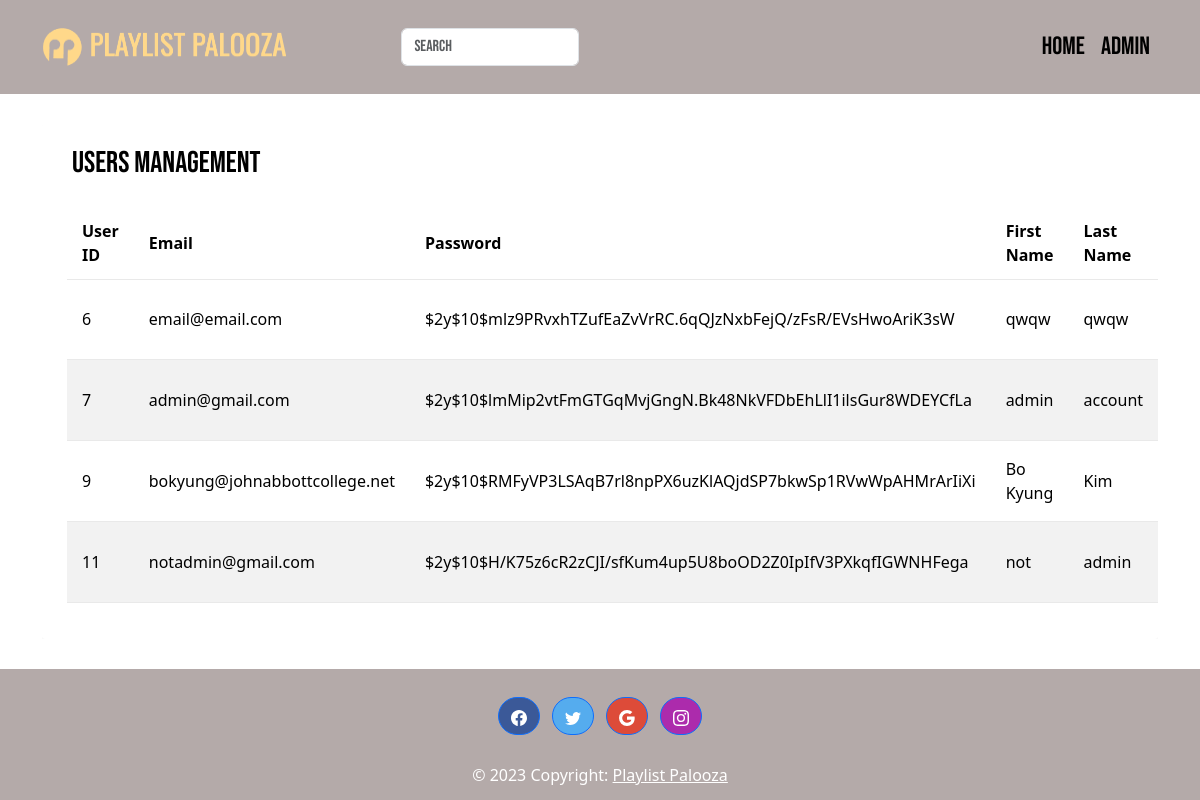
Screenshot of /PlaylistPalooza/usersPanel.php with the database file from the repository.
### tables this page shows
CREATE TABLE `users` (
  `userId` int(255) NOT NULL,
  `password` varchar(100) NOT NULL,
  `firstName` varchar(30) NOT NULL,
  `lastName` varchar(30) NOT NULL,
  `email` varchar(50) NOT NULL,
  `phoneNumber` varchar(15) DEFAULT NULL,
  `accountStatus` tinyint(1) NOT NULL,
  `adminStatus` tinyint(1) NOT NULL
);

### PlaylistPalooza/usersPanel.php (the view, shortened to what this page needs)
<?php
include "includes/adminHeader.php";
include "includes/dbConnect.php";
try {
  $db->setAttribute(PDO::ATTR_ERRMODE, PDO::ERRMODE_EXCEPTION);
  $sql = "SELECT * FROM users";
  $stmt = $db->prepare($sql);
  $stmt->execute();
  $users = $stmt->fetchAll(PDO::FETCH_ASSOC);
} catch (PDOException $e) {
  echo "Error: " . $e->getMessage();
}
?>
<!DOCTYPE html>
<html lang="en">
<head>
  <link rel="stylesheet" href="https://stackpath.bootstrapcdn.com/bootstrap/5.3.2/css/bootstrap.min.css" />
  <link rel="stylesheet" href="https://maxcdn.bootstrapcdn.com/font-awesome/4.7.0/css/font-awesome.min.css" />
  <link rel="stylesheet" href="css/adminPanel.css" />
</head>
<body>
  <div class="container-xl">
    <div class="table-responsive">
      <div class="table-wrapper">
        <div class="table-title">
          <div class="row">
            <h2>Users Management</h2>
          </div>
        </div>
        <table class="table table-striped table-hover">
          <thead>
            <tr>
              <th>User ID</th>
              <th>Email</th>
              <th>Password</th>
              <th>First Name</th>
              <th>Last Name</th>
            </tr>
          </thead>
          <tbody>
            <tr>
              <?php foreach ($users as $user) : ?>
            <tr>
              <td><?php echo $user['userId']; ?></td>
              <td><?php echo $user['email']; ?></td>
              <td><?php echo $user['password']; ?></td>
              <td><?php echo $user['firstName']; ?></td>
              <td><?php echo $user['lastName']; ?></td>
            </tr>
          <?php endforeach; ?>
          </tbody>
        </table>
      </div>
    </div>
  </div>
</body>
</html>

### PlaylistPalooza/css/styles.css (style rules this page uses)
html, body { height: 100% !important; margin: 0; }
body { display: flex; flex-direction: column; justify-content: space-between; }
.btn-primary { border-radius: 25px !important; }

### PlaylistPalooza/css/adminPanel.css (style rules this page uses)
body { color: #566787; font-family: "Montserrat"; font-size: 13px; }
.table-responsive { margin: 30px 0; }
.table-wrapper { min-width: 1000px; background: #fff; padding: 20px 25px; border-radius: 3px; box-shadow: 0 1px 1px rgba(0, 0, 0, 0.05); }
.table-title { padding-bottom: 15px; color: black; padding: 16px 30px; margin: -20px -25px 10px; border-radius: 3px 3px 0 0; font-family: bebas neue; }
.table-title h2 { margin: 5px 0 0; font-size: 30px; }
table.table tr th, table.table tr td { border-color: #e9e9e9; padding: 12px 15px; vertical-align: middle; }
table.table tr th:first-child { width: 60px; }
table.table-striped tbody tr:nth-of-type(odd) { background-color: #fcfcfc; }

### rows the page displays
users: userId "6", email "email@email.com", password "$2y$10$mlz9PRvxhTZufEaZvVrRC.6qQJzNxbFejQ/zFsR/EVsHwoAriK3sW", firstName "qwqw", lastName "qwqw"
users: userId "7", email "admin@gmail.com", password "$2y$10$lmMip2vtFmGTGqMvjGngN.Bk48NkVFDbEhLlI1ilsGur8WDEYCfLa", firstName "admin", lastName "account"
users: userId "9", email "bokyung@johnabbottcollege.net", password "$2y$10$RMFyVP3LSAqB7rl8npPX6uzKlAQjdSP7bkwSp1RVwWpAHMrArIiXi", firstName "Bo Kyung", lastName "Kim"
users: userId "11", email "notadmin@gmail.com", password "$2y$10$H/K75z6cR2zCJI/sfKum4up5U8boOD2Z0IpIfV3PXkqfIGWNHFega", firstName "not", lastName "admin"
